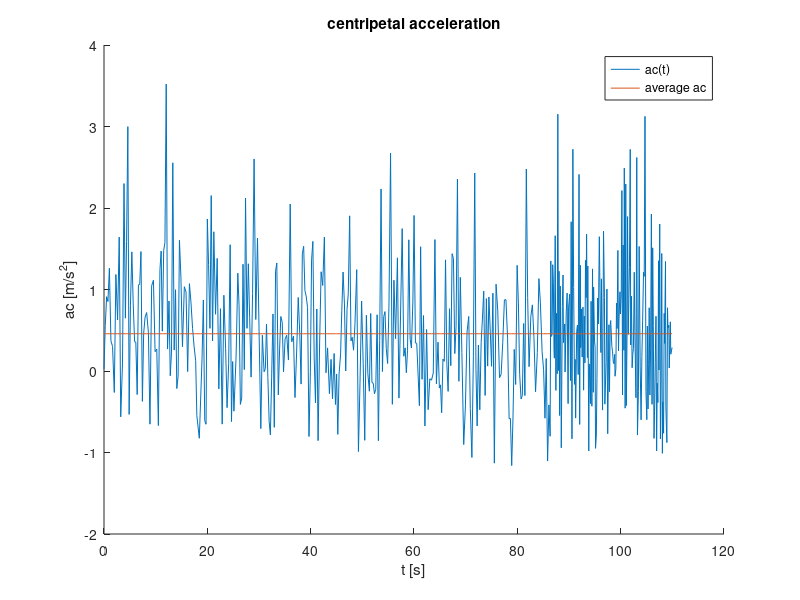
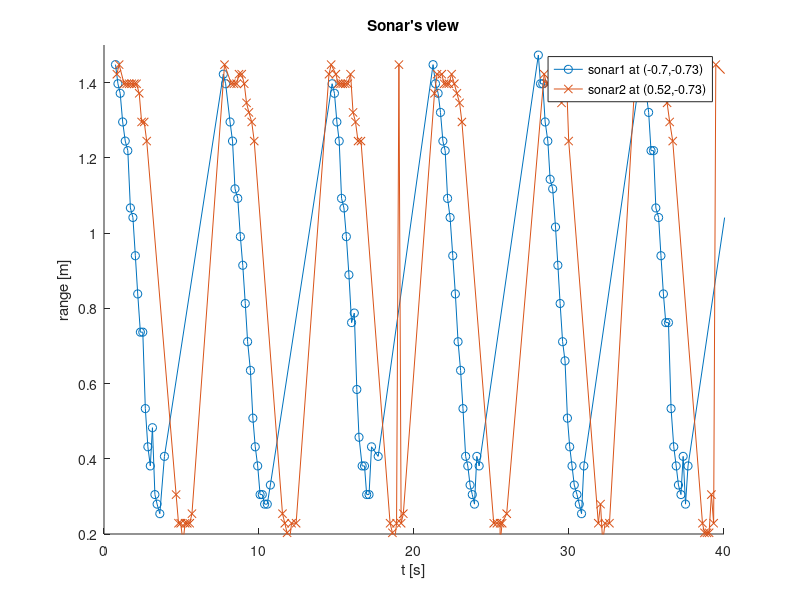
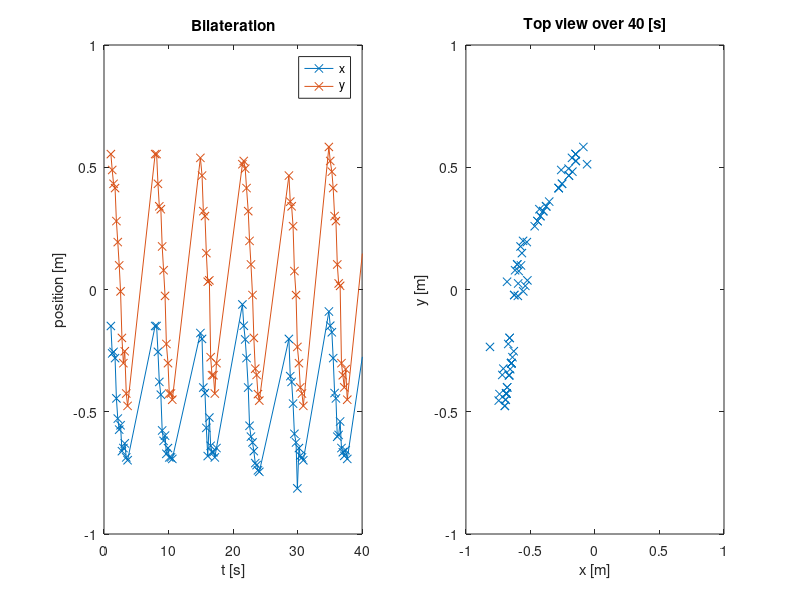
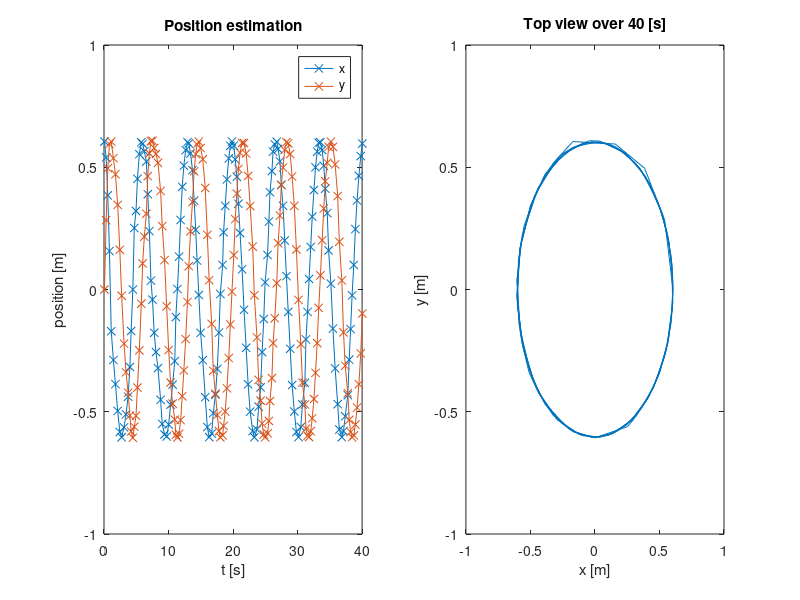

Write the MATLAB code that produced these figures, in order.
clear all;
close all;
clc;

nav = csvread("nav.csv");
s1 = csvread("sonar1.csv");
s2 = csvread("sonar2.csv");
bil = csvread("bilateration.csv");
e5 = csvread("e5.csv");

t0 = min([nav(1,2) s1(1,2) s2(1,2) bil(1,2) e5(1,2)]);
tend = min([nav(end,2) s1(end,2) s2(end,2) bil(end,2) e5(end,2)]);
select = @(x) x(x(:,2) <= tend,:);
t = @(x) (x-t0)/1000;
w = 2*pi/6.7533;

nav = select(nav);
s1 = select(s1);
s2 = select(s2);
bil = select(bil);
e5 = select(e5);

tnav = t(nav(:,2));
tb = t(bil(:,2));
te = t(e5(:,2));


figure();
hold on;
title("centripetal acceleration");
xlabel("t [s]");
ylabel("ac [m/s^2]");
plot(tnav, -nav(:,3));
plot(tnav, ones(length(nav),1)*-mean(nav(:,3)));
legend("ac(t)", "average ac");

figure();
hold on;
title("Sonar's view");
xlabel("t [s]");
ylabel("range [m]");
plot(t(s1(:,2)), s1(:,3), '-o');
plot(t(s2(:,2)), s2(:,3), '-x');
axis([0 40 0.2 1.5]);
legend(sprintf("sonar1 at (%d,%d)", s1(1,4), s1(1,5)),
    sprintf("sonar2 at (%d,%d)", s2(1,4), s2(1,5)));

figure();
subplot(1,2,1);
    plot(tb, bil(:,3:4), '-x');
    axis([0 40 -1 1]);
    title("Bilateration");
    xlabel("t [s]");
    ylabel("position [m]");
    legend("x", "y");
subplot(1,2,2);
    plot(bil(tb <= 40,3), bil(tb <= 40,4), 'x');
    axis([-1 1 -1 1]);
    title("Top view over 40 [s]");
    xlabel("x [m]");
    ylabel("y [m]");

figure();
subplot(1,2,1);
    plot(te, e5(:,3:4), '-x');
    axis([0 40 -1 1]);
    title("Position estimation");
    xlabel("t [s]");
    ylabel("position [m]");
    legend("x", "y");
subplot(1,2,2);
    plot(e5(te <= 40,3), e5(te <= 40,4));
    axis([-1 1 -1 1]);
    title("Top view over 40 [s]");
    xlabel("x [m]");
    ylabel("y [m]");

figure();
hold on;
title("Angular velocity estimation")
xlabel("t [s]");
ylabel('\omega [rad/s]');
plot(te, e5(:,6));
plot(te, ones(length(te),1)*w);
axis([0 50 0.5 1.5]);
legend('{\omega}(t)', 'true \omega');